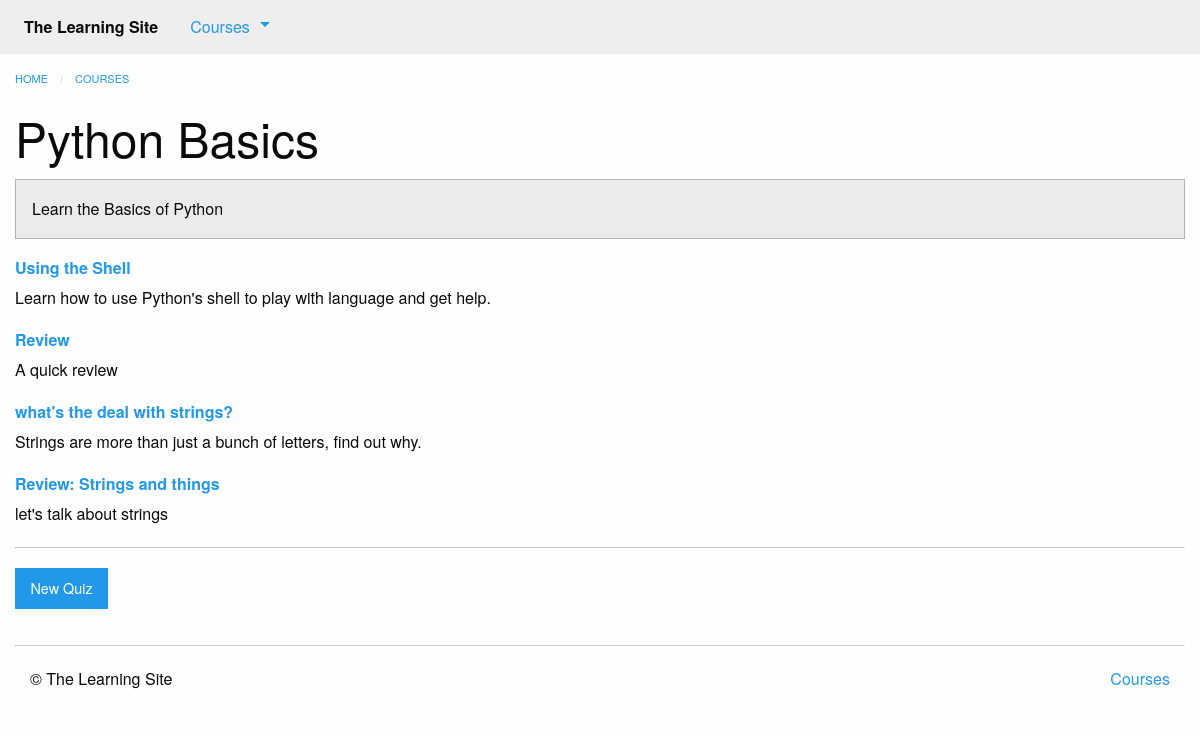
Page /courses/1/ (signed in) on the committed database.
### courses/models.py (models this page shows, shortened)
class Course(models.Model):
    created_at = models.DateTimeField(auto_now_add=True)
    title = models.CharField(max_length=255)
    description = models.TextField()

class Step(models.Model):
    title = models.CharField(max_length=255)
    description = models.TextField()
    order = models.IntegerField(default=0)
    course = models.ForeignKey(Course, on_delete=models.CASCADE)
    class Meta:
        abstract = True
        ordering = ['order', ]

class Text(Step):
    content = models.TextField(blank=True, default='')
    def get_absolute_url(self):  # 2.3
        return reverse('courses:text_detail', kwargs={
            'course_pk': self.course_id,
            'step_pk': self.id})

class Quiz(Step):
    total_questions = models.IntegerField(default=4)
    class Meta:
        verbose_name_plural = 'Quizzes'
    def get_absolute_url(self):  # 2.3
        return reverse('courses:quiz_detail', kwargs={
            'course_pk': self.course_id,
            'step_pk': self.id})

### courses/views.py (the view)
# urls.py: path('<int:pk>/', views.course_detail, name='course_detail'),
def course_detail(request, pk):
    course = get_object_or_404(models.Course, pk=pk)
    steps = sorted(chain(course.text_set.all(), course.quiz_set.all()),  # 2.3
                         key=lambda step: step.order)
    return render(request, 'courses/course_detail.html',
                  {'course': course,
                   'steps': steps})

### courses/templatetags/course_extras.py (called while the page is built)
@register.inclusion_tag("courses/course_nav.html")
def nav_courses_list():
    courses = Course.objects.all()
    return {'courses': courses}

@register.filter('markdown_to_html')
def markdown_to_html(markdown_text):
    html_body = markdown2.markdown(markdown_text)
    return mark_safe(html_body)

### courses/templates/courses/course_detail.html (shortened to what this page needs)
{% extends "courses/layout.html" %}
{% load course_extras %}
{% block content %}
    <div class="row columns">
        {{ block.super }}
        <article>
            <h1 class="">{{ course.title }}</h1>
            <div class="callout secondary">
                {{ course.description|markdown_to_html }}
            </div>
            <dl>
                {% for step in steps %}
                    <dt>
                        <a href="{{ step.get_absolute_url }}">{{ step.title }}</a>
                    </dt>
                    <dd>{{ step.description|markdown_to_html }}</dd>
                {% endfor %}
            </dl>
        </article>
        {% if user.is_authenticated %}
            <hr>
            <a href="{% url 'courses:quiz_create' course_pk=course.id %}" class="button">New Quiz</a>
        {% endif %}
    </div>
{% endblock %}

### rows in the picture
Course: title "Python Basics", description "Learn the Basics of Python"
Text: title "Using the Shell", description "Learn how to use Python's shell to play with language and get help."
Quiz: title "Review", description "A quick review"
Text: title "what's the deal with strings?", description "Strings are more than just a bunch of letters, find out why."
Quiz: title "Review: Strings and things", description "let's talk about strings"
